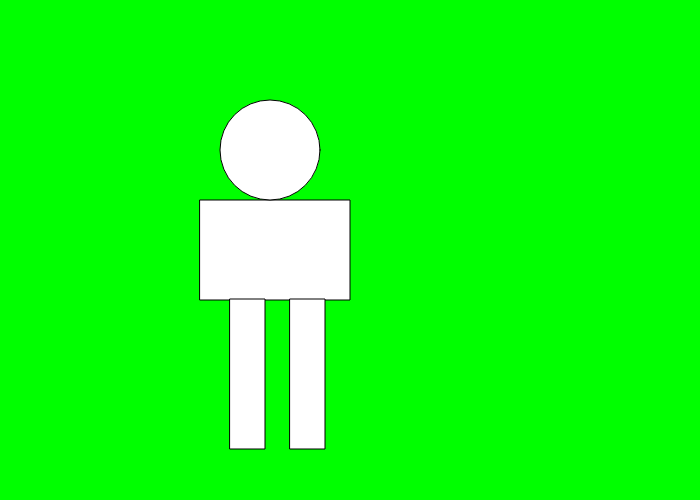
Frame 1 (no input)
Frame 60 (no input): identical to frame 1, image omitted
Frame 120 (the mouse pressed at the canvas centre since frame 60): identical to frame 1, image omitted

The p5.js sketch that drew this single still picture (run headless with seeded random() and noise() and a simulated clock; from frame 60 on, the mouse is pressed at the canvas centre):

// p5.js sketch
// ── sketch.js
function setup() {
  createCanvas(700, 500);
}

function draw() {
  background('#0f0');
  rect(200,200,150,100)
  circle(270,150,100)
  rect(230,299,35,150)
  rect(290,299,35,150)
}
